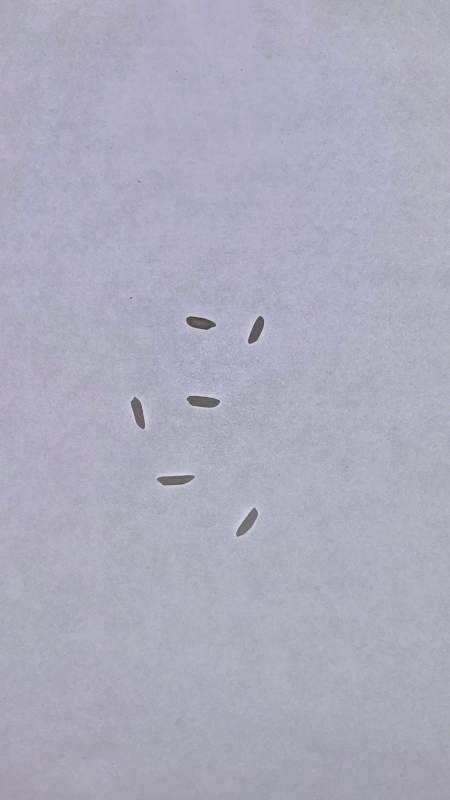
#> input picture fotos_originales/positivas/Image16.jpeg, 900 x 1600 px (shown at 1/2 size)
$ python Etiquetas.py
#> lines starting #> are read from the running program, lines starting #| are printed output that depends on the picture; after the words box and inside, x2 and y2 are one past the last pixel; in counts of white or black regions, pixels touching at a corner belong together
from PIL import Image
import numpy as np
import os
import csv

input_folder = "fotos_originales"
output_folder = "fotos_procesadas"

# Crear subcarpetas de salida
os.makedirs(os.path.join(output_folder, "positivas"), exist_ok=True)
os.makedirs(os.path.join(output_folder, "negativas"), exist_ok=True)

# Etiqueta 1 = arroz (positivo), 0 = sin arroz (negativo)
categorias = {
    "positivas": 1,
    "negativas": 0
}

rows = []

for carpeta, etiqueta in categorias.items():
    carpeta_input = os.path.join(input_folder, carpeta)
    carpeta_output = os.path.join(output_folder, carpeta)

    for filename in sorted(os.listdir(carpeta_input)):
        if not filename.lower().endswith((".jpg", ".jpeg", ".png")):
            continue

        # Abrir y guardar imagen procesada
        img = Image.open(os.path.join(carpeta_input, filename))
#> img is the input picture: PIL image 900x1600 RGB; mean R, G, B 173.2, 171.6, 187.9

         # Convertir a escala de grises
        img = img.convert("L")
#> img: PIL image 900x1600 L

        # Recorte central: elimina 20% de cada borde para reducir ruido
        w, h = img.size
#> w = 900; h = 1600
        margen_w = int(w * 0.20)
#> margen_w = 180
        margen_h = int(h * 0.20)
#> margen_h = 320
        img = img.crop((margen_w, margen_h, w - margen_w, h - margen_h))
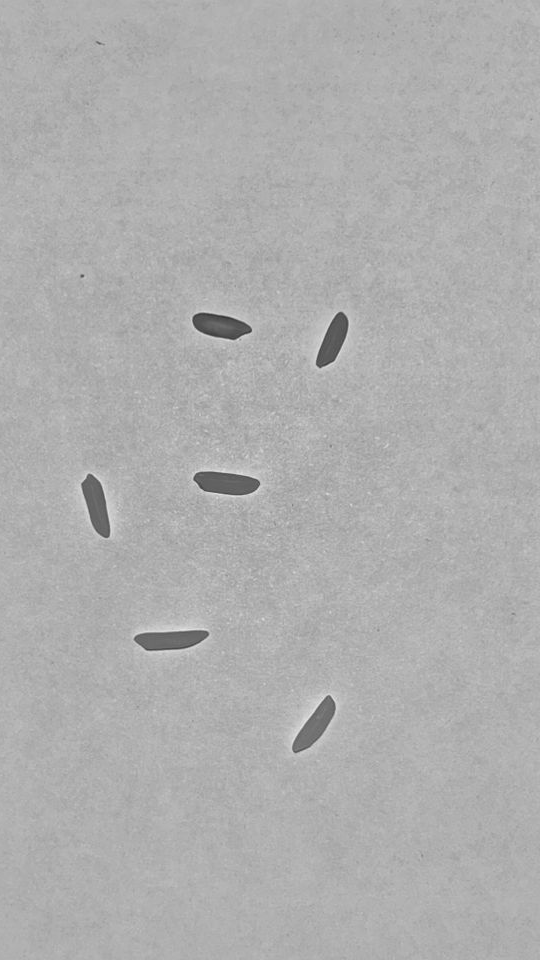
#> img: PIL image 540x960 L; min 52, max 232, mean 174.6

        # Redimensionar a 128x128 píxeles
        img = img.resize((128, 128))
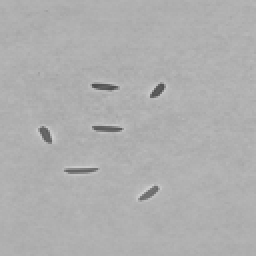
#> img: PIL image 128x128 L (shown 2 times larger); min 79, max 209, mean 174.6

        # Binarización: píxel >= 130 → blanco (1), píxel < 130 → objeto (0)
        img = img.point(lambda x: 255 if x >= 130 else 0, "L")
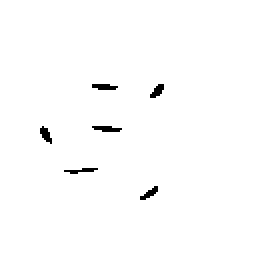
#> img: PIL image 128x128 L (shown 2 times larger); 98.9% white; black in thin lines or dots, all inside (x1, y1, x2, y2) = (20, 42, 82, 100)
        img.save(os.path.join(carpeta_output, filename))  # guarda en subcarpeta correcta

        # Convertir imagen a vector binario de 16384 valores
        arr = np.array(img)
        binary = (arr >= 130).astype(int)
        vector = binary.flatten().tolist() + [etiqueta]
#> vector = 16385 values, max 1 at index 0, min 0 at index 5422, mean 0.989
        rows.append(vector)
#> pass 2 of the loop `for carpeta, etiqueta in categorias.items():`:
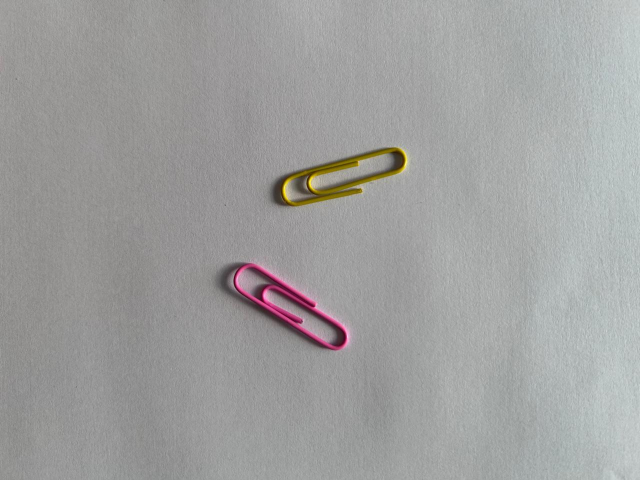
#> input picture fotos_originales/negativas/Image1.jpeg, 1280 x 960 px (shown at 1/2 size)
#> img is the input picture: PIL image 1280x960 RGB; mean R, G, B 159.2, 159.2, 158.4
#> `img = img.resize((128, 128))`:
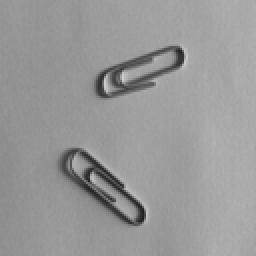
#> img: PIL image 128x128 L (shown 2 times larger); min 31, max 204, mean 152.4
#> `img = img.point(lambda x: 255 if x >= 130 else 0, "L")`:
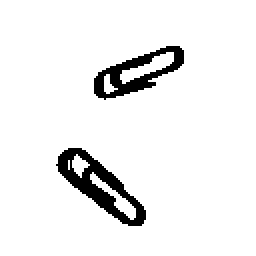
#> img: PIL image 128x128 L (shown 2 times larger); 93.6% white; 2 black regions, box (x1, y1, x2, y2) and area: (28, 74, 73, 113) 590, (47, 23, 92, 50) 452
#> vector = 16385 values, max 1 at index 0, min 0 at index 3027, mean 0.936

# Guardar todas las filas en el CSV final
with open("dataset.csv", "w", newline="") as f:
    writer = csv.writer(f)
    writer.writerows(rows)

print(f"Dataset generado: {len(rows)} imágenes.")
#| Dataset generado: 2 imágenes.
print(f"  Positivas: {sum(1 for r in rows if r[-1] == 1)}")
#|   Positivas: 1
print(f"  Negativas: {sum(1 for r in rows if r[-1] == 0)}")
#|   Negativas: 1
